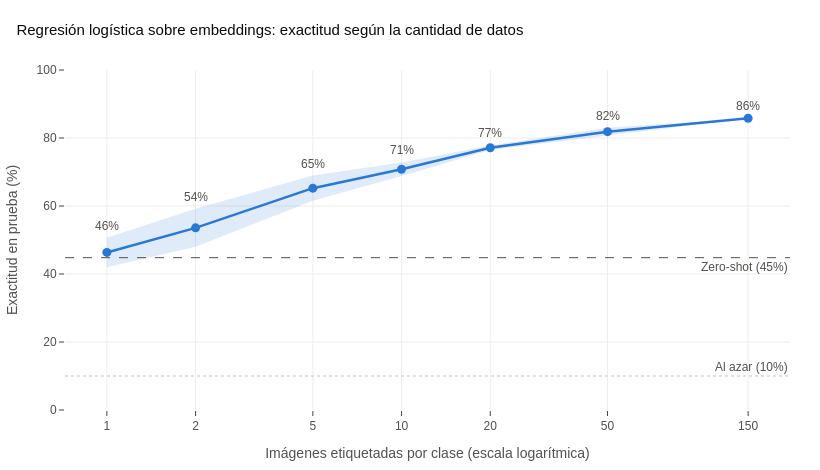

Here is the notebook cell this chart was saved with:
### Code cell
n = curva.index.to_numpy()
media, desv = curva["mean"].to_numpy() * 100, curva["std"].to_numpy() * 100

fig = go.Figure()
# Banda de ± una desviación estándar (se dibuja como un polígono: borde superior y luego el inferior al revés)
fig.add_trace(go.Scatter(x=np.r_[n, n[::-1]], y=np.r_[media + desv, (media - desv)[::-1]], fill="toself",
                         mode="lines", fillcolor="rgba(42, 120, 214, 0.15)", line=dict(width=0),
                         hoverinfo="skip", showlegend=False))
fig.add_trace(go.Scatter(
    x=n, y=media, mode="lines+markers", line=dict(color=AZUL, width=2.5), marker=dict(size=9), showlegend=False,
    customdata=desv, hovertemplate="%{x} por clase<br>Exactitud: %{y:.1f}% (± %{customdata:.1f})<extra></extra>",
))
# Etiquetas de valor por encima de la banda, para que no se encimen con ella
for x_i, m_i, d_i in zip(n, media, desv):
    fig.add_annotation(x=np.log10(x_i), y=m_i + d_i, text=f"{m_i:.0f}%", showarrow=False, yshift=12,
                       font=dict(color=TINTA))

# Referencias: zero-shot y azar
fig.add_hline(y=acc_zs * 100, line=dict(color=TINTA, dash="dash", width=1),
              annotation_text=f"Zero-shot ({acc_zs * 100:.0f}%)", annotation_position="bottom right")
fig.add_hline(y=10, line=dict(color=GRIS, dash="dot", width=1),
              annotation_text="Al azar (10%)", annotation_position="top right")

fig.update_layout(
    title="Regresión logística sobre embeddings: exactitud según la cantidad de datos", width=820, height=470,
    xaxis=dict(title="Imágenes etiquetadas por clase (escala logarítmica)", type="log",
               tickvals=TAMANOS, ticktext=[str(t) for t in TAMANOS]),
    yaxis=dict(title="Exactitud en prueba (%)", range=[0, 100]),
)
fig.show()

### Figure 1 — Plotly figure (JSON) as saved in the notebook; plotly's stock layout.template omitted (floating-point values rounded to 4 significant figures)
{"data": [{"fill": "toself", "fillcolor": "rgba(42, 120, 214, 0.15)", "hoverinfo": "skip", "line": {"width": 0}, "mode": "lines", "showlegend": false, "type": "scatter", "x": [1, 2, 5, 10, 20, 50, 150, 150, 50, 20, 10, 5, 2, 1], "y": [50.67, 59.17, 68.95, 72.81, 77.8, 83.0, 85.8, 85.8, 80.72, 76.44, 68.79, 61.53, 47.99, 42.01]}, {"customdata": [4.326, 5.586, 3.707, 2.011, 0.6812, 1.143, 0.0], "hovertemplate": "%{x} por clase<br>Exactitud: %{y:.1f}% (± %{customdata:.1f})<extra></extra>", "line": {"color": "#2a78d6", "width": 2.5}, "marker": {"size": 9}, "mode": "lines+markers", "showlegend": false, "type": "scatter", "x": [1, 2, 5, 10, 20, 50, 150], "y": [46.34, 53.58, 65.24, 70.8, 77.12, 81.86, 85.8]}], "layout": {"annotations": [{"font": {"color": "#52514e"}, "showarrow": false, "text": "46%", "x": 0.0, "y": 50.67, "yshift": 12}, {"font": {"color": "#52514e"}, "showarrow": false, "text": "54%", "x": 0.301, "y": 59.17, "yshift": 12}, {"font": {"color": "#52514e"}, "showarrow": false, "text": "65%", "x": 0.699, "y": 68.95, "yshift": 12}, {"font": {"color": "#52514e"}, "showarrow": false, "text": "71%", "x": 1.0, "y": 72.81, "yshift": 12}, {"font": {"color": "#52514e"}, "showarrow": false, "text": "77%", "x": 1.301, "y": 77.8, "yshift": 12}, {"font": {"color": "#52514e"}, "showarrow": false, "text": "82%", "x": 1.699, "y": 83.0, "yshift": 12}, {"font": {"color": "#52514e"}, "showarrow": false, "text": "86%", "x": 2.176, "y": 85.8, "yshift": 12}, {"showarrow": false, "text": "Zero-shot (45%)", "x": 1, "xanchor": "right", "xref": "x domain", "y": 44.8, "yanchor": "top", "yref": "y"}, {"showarrow": false, "text": "Al azar (10%)", "x": 1, "xanchor": "right", "xref": "x domain", "y": 10, "yanchor": "bottom", "yref": "y"}], "height": 470, "shapes": [{"line": {"color": "#52514e", "dash": "dash", "width": 1}, "type": "line", "x0": 0, "x1": 1, "xref": "x domain", "y0": 44.8, "y1": 44.8, "yref": "y"}, {"line": {"color": "#c3c2b7", "dash": "dot", "width": 1}, "type": "line", "x0": 0, "x1": 1, "xref": "x domain", "y0": 10, "y1": 10, "yref": "y"}], "title": {"text": "Regresión logística sobre embeddings: exactitud según la cantidad de datos"}, "width": 820, "xaxis": {"ticktext": ["1", "2", "5", "10", "20", "50", "150"], "tickvals": [1, 2, 5, 10, 20, 50, 150], "title": {"text": "Imágenes etiquetadas por clase (escala logarítmica)"}, "type": "log"}, "yaxis": {"range": [0, 100], "title": {"text": "Exactitud en prueba (%)"}}}}
